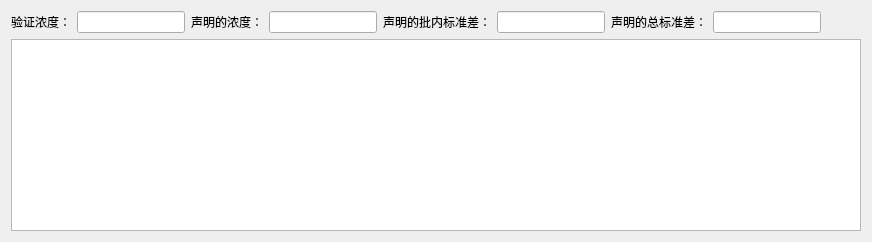
            <widget class="QWidget" name="table1">
             <layout class="QVBoxLayout" name="verticalLayout_6">
              <item>
               <layout class="QHBoxLayout" name="horizontalLayout_16">
                <item>
                 <widget class="QLabel" name="label_40">
                  <property name="sizePolicy">
                   <sizepolicy hsizetype="Fixed" vsizetype="Fixed">
                    <horstretch>0</horstretch>
                    <verstretch>0</verstretch>
                   </sizepolicy>
                  </property>
                  <property name="text">
                   <string>验证浓度：</string>
                  </property>
                 </widget>
                </item>
                <item>
                 <widget class="QLineEdit" name="ep5_validationConcentration_L1">
                  <property name="sizePolicy">
                   <sizepolicy hsizetype="Fixed" vsizetype="Fixed">
                    <horstretch>0</horstretch>
                    <verstretch>0</verstretch>
                   </sizepolicy>
                  </property>
                  <property name="minimumSize">
                   <size>
                    <width>0</width>
                    <height>0</height>
                   </size>
                  </property>
                 </widget>
                </item>
                <item>
                 <widget class="QLabel" name="label_41">
                  <property name="sizePolicy">
                   <sizepolicy hsizetype="Fixed" vsizetype="Fixed">
                    <horstretch>0</horstretch>
                    <verstretch>0</verstretch>
                   </sizepolicy>
                  </property>
                  <property name="text">
                   <string>声明的浓度：</string>
                  </property>
                 </widget>
                </item>
                <item>
                 <widget class="QLineEdit" name="ep5_ClaimConcentration_L1">
                  <property name="sizePolicy">
                   <sizepolicy hsizetype="Fixed" vsizetype="Fixed">
                    <horstretch>0</horstretch>
                    <verstretch>0</verstretch>
                   </sizepolicy>
                  </property>
                  <property name="minimumSize">
                   <size>
                    <width>50</width>
                    <height>0</height>
                   </size>
                  </property>
                 </widget>
                </item>
                <item>
                 <widget class="QLabel" name="label_42">
                  <property name="sizePolicy">
                   <sizepolicy hsizetype="Fixed" vsizetype="Fixed">
                    <horstretch>0</horstretch>
                    <verstretch>0</verstretch>
                   </sizepolicy>
                  </property>
                  <property name="text">
                   <string>声明的批内标准差：</string>
                  </property>
                 </widget>
                </item>
                <item>
                 <widget class="QLineEdit" name="ep5_ClaimSd_L1">
                  <property name="sizePolicy">
                   <sizepolicy hsizetype="Fixed" vsizetype="Fixed">
                    <horstretch>0</horstretch>
                    <verstretch>0</verstretch>
                   </sizepolicy>
                  </property>
                  <property name="minimumSize">
                   <size>
                    <width>0</width>
                    <height>0</height>
                   </size>
                  </property>
                 </widget>
                </item>
                <item>
                 <widget class="QLabel" name="label_57">
                  <property name="sizePolicy">
                   <sizepolicy hsizetype="Fixed" vsizetype="Fixed">
                    <horstretch>0</horstretch>
                    <verstretch>0</verstretch>
                   </sizepolicy>
                  </property>
                  <property name="text">
                   <string>声明的总标准差：</string>
                  </property>
                 </widget>
                </item>
                <item>
                 <widget class="QLineEdit" name="ep5_ClaimTotalSd_L1">
                  <property name="sizePolicy">
                   <sizepolicy hsizetype="Fixed" vsizetype="Fixed">
                    <horstretch>0</horstretch>
                    <verstretch>0</verstretch>
                   </sizepolicy>
                  </property>
                  <property name="minimumSize">
                   <size>
                    <width>0</width>
                    <height>0</height>
                   </size>
                  </property>
                 </widget>
                </item>
                <item>
                 <spacer name="horizontalSpacer_23">
                  <property name="orientation">
                   <enum>Qt::Horizontal</enum>
                  </property>
                  <property name="sizeHint" stdset="0">
                   <size>
                    <width>40</width>
                    <height>20</height>
                   </size>
                  </property>
                 </spacer>
                </item>
               </layout>
              </item>
              <item>
               <widget class="QTableWidget" name="ep5_tableWidget">
                <property name="sizePolicy">
                 <sizepolicy hsizetype="Expanding" vsizetype="Expanding">
                  <horstretch>0</horstretch>
                  <verstretch>0</verstretch>
                 </sizepolicy>
                </property>
               </widget>
              </item>
             </layout>
            </widget>
